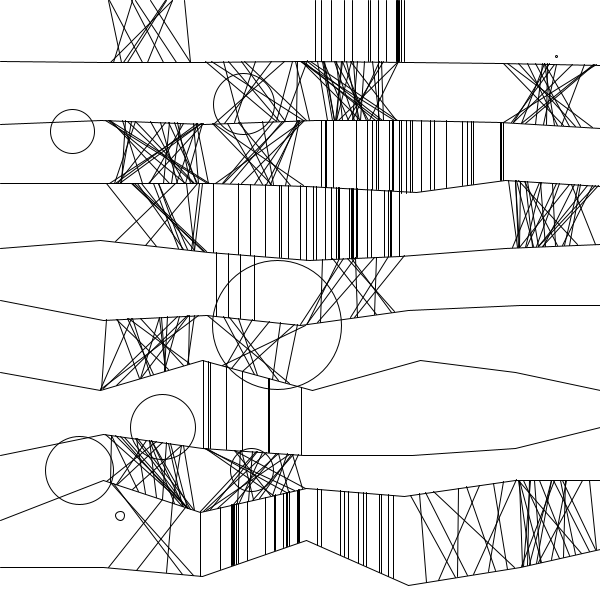
Frame 1 (no input)
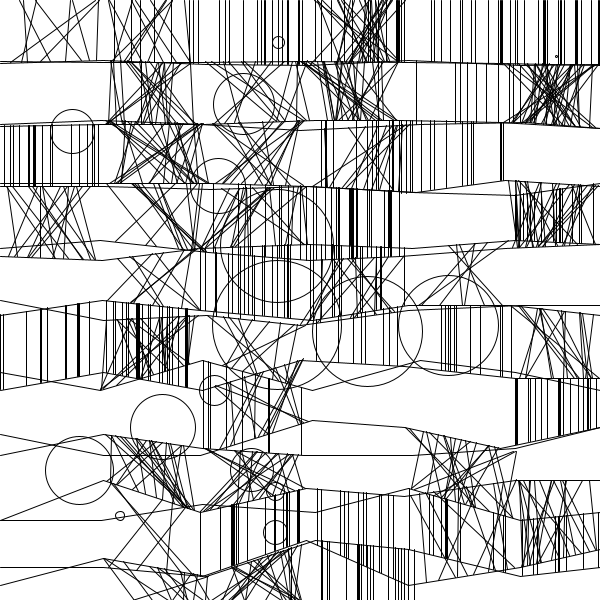
Frame 2 (the mouse pressed at the canvas centre, redrawn once)

The Processing sketch that drew these frames (run headless with seeded random() and noise(); the mouse was pressed at the canvas centre and the sketch redrawn once):

// Processing sketch: Nake_65_Nr2
// ── Nake_65_Nr2.pde

/*
//////////////////////////
 RECODE PROCESSING BORDEAUX 
 MARCH 27 2013
 ARTIST : FRIEDER NAKE
 TITLE : 13/09/65 Nr2
 aka HOMMAGE À PAUL KLEE
 //////////////////////////
 This sketch is part 
 of the ReCode Project.
 www.recodeproject.com
 
 Recode sketch by : Jofrey Claudey
 
 www.processingbordeaux.org
 www.freeartbureau.org
 
 ////////////////////////// 
 */

void setup() {
  size(600, 600);
  noLoop();
  background(255);
}

int cols = 6;
int rows = 10;
int randW, randH;
float xH, xB;
PVector[][] coord = new PVector[rows+1][cols+1];

void draw() {
  for (int l=0; l<=rows; l++) {
    for (int s=0; s<=cols; s++) {
      if (l==0||l==rows) { 
        randH = 0;
      } 
      else { 
        randH = int(.6*random(0.1, 10));
      }
      if (s==0||s==cols) { 
        randW = 0;
      } 
      else { 
        randW = int(.6*random(0.1, 10));
      }
      coord[l][s] = new PVector(((width/cols)+randW)*s, ((height/rows)+randH)*l);
    }
  }
  for (int l=1; l<rows; l++) {
    for (int s=1; s<=cols; s++) {
      line(coord[l][s-1].x, coord[l][s-1].y, coord[l][s].x, coord[l][s].y);
    }
  }
  for (int l=0; l<rows; l++) {
    for (int s=0; s<cols; s++) {
      int sw = int(random(0, 4));
      for (int r=0; r<int(random(5,100)); r++) {
        if (sw==0) {
          xH = random(coord[l][s].x, coord[l+1][s+1].x);
          xB = random(coord[l+1][s].x, coord[l+1][s+1].x);
        } 
        else if (sw==1) {
          xH = xB = random(coord[l][s].x, coord[l+1][s+1].x);
        }
        if (sw==0||sw==1) {
          line(xH, coordY(coord[l][s], coord[l][s+1], xH), xB, coordY(coord[l+1][s], coord[l+1][s+1], xB));
        }
      }
    }
  }
  ellipseMode(CENTER);
  noFill();
  for (int c=0; c<8; c++) {
    int d = int(random(2, 150));
    ellipse(random(d, width-d), random(d, height-d), d, d);
  }
}

float coordY(PVector _p1, PVector _p2, float _x) {
  float a = (_p1.y-_p2.y)/(_p1.x-_p2.x);
  float b = _p1.y-(a*_p1.x);
  return int(a*_x+b);
}
